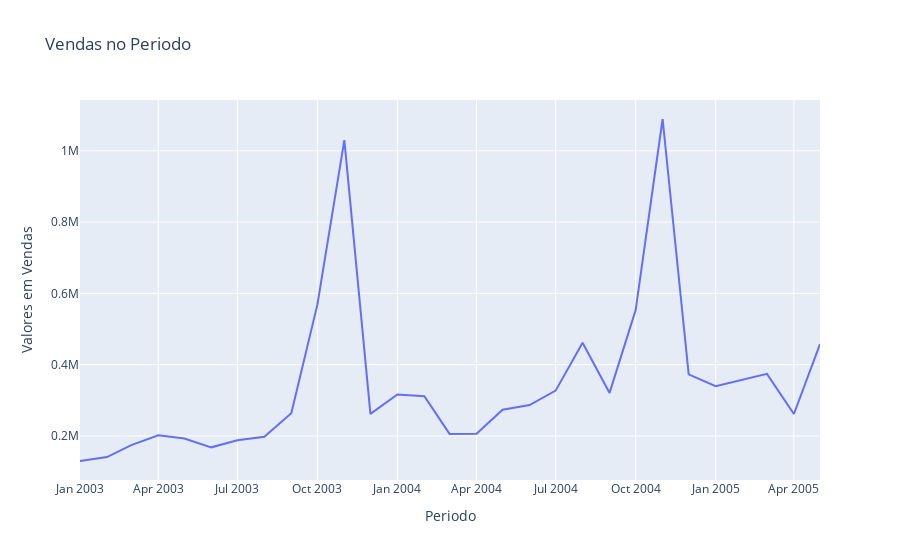

Notebook source saved alongside this figure:
### Code cell
data = [go.Scatter(x=vendas_por_mes.index, 
                   y=vendas_por_mes.values)]

configuracoes_layout = go.Layout(title='Vendas no Periodo',
                                 yaxis={'title':'Valores em Vendas'},
                                 xaxis={'title':'Periodo'})

fig = go.Figure(data=data, layout=configuracoes_layout)

py.iplot(fig)

### Figure 1 — Plotly figure (JSON) as saved in the notebook; plotly's stock layout.template omitted (floating-point values rounded to 4 significant figures)
{"data": [{"type": "scatter", "x": ["2003-01", "2003-02", "2003-03", "2003-04", "2003-05", "2003-06", "2003-07", "2003-08", "2003-09", "2003-10", "2003-11", "2003-12", "2004-01", "2004-02", "2004-03", "2004-04", "2004-05", "2004-06", "2004-07", "2004-08", "2004-09", "2004-10", "2004-11", "2004-12", "2005-01", "2005-02", "2005-03", "2005-04", "2005-05"], "y": [129800.0, 140800.0, 174500.0, 201600.0, 192700.0, 168100.0, 187700.0, 197800.0, 264000.0, 568300.0, 1030000.0, 261900.0, 316600.0, 311400.0, 205700.0, 206100.0, 273400.0, 286700.0, 327100.0, 461500.0, 320800.0, 552900.0, 1089000.0, 372800.0, 339500.0, 358200.0, 374300.0, 261600.0, 457900.0]}], "layout": {"title": {"text": "Vendas no Periodo"}, "xaxis": {"title": {"text": "Periodo"}}, "yaxis": {"title": {"text": "Valores em Vendas"}}}}
